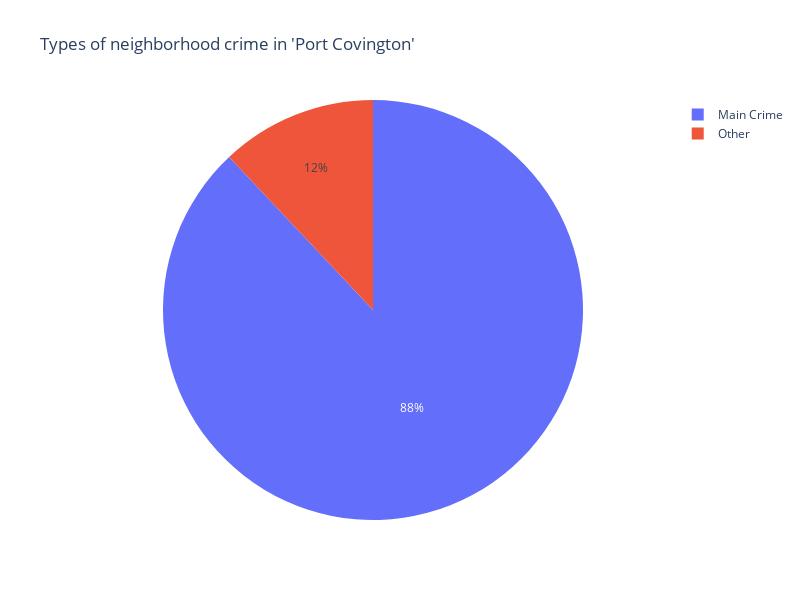

Notebook cell for this chart:
### Code cell
main_crime = neighborhood_crime_counts.idxmax()
main_crime_count = neighborhood_crime_counts.max()
other_crimes_count = neighborhood_crime_counts.drop(main_crime).sum()

fig = px.pie(values=[main_crime_count, other_crimes_count], 
             names=['Main Crime', 'Other'], 
             title=f"Types of neighborhood crime in '{neighborhood_name}'")


fig.update_layout(height=600, width=800)

fig.show()

### Figure 1 — Plotly figure (JSON) as saved in the notebook; plotly's stock layout.template omitted (floating-point values rounded to 4 significant figures)
{"data": [{"domain": {"x": [0, 1], "y": [0, 1]}, "hovertemplate": "label=%{label}<br>value=%{value}<extra></extra>", "labels": ["Main Crime", "Other"], "legendgroup": "", "name": "", "showlegend": true, "type": "pie", "values": [271, 37]}], "layout": {"height": 600, "legend": {"tracegroupgap": 0}, "title": {"text": "Types of neighborhood crime in 'Port Covington'"}, "width": 800}}
